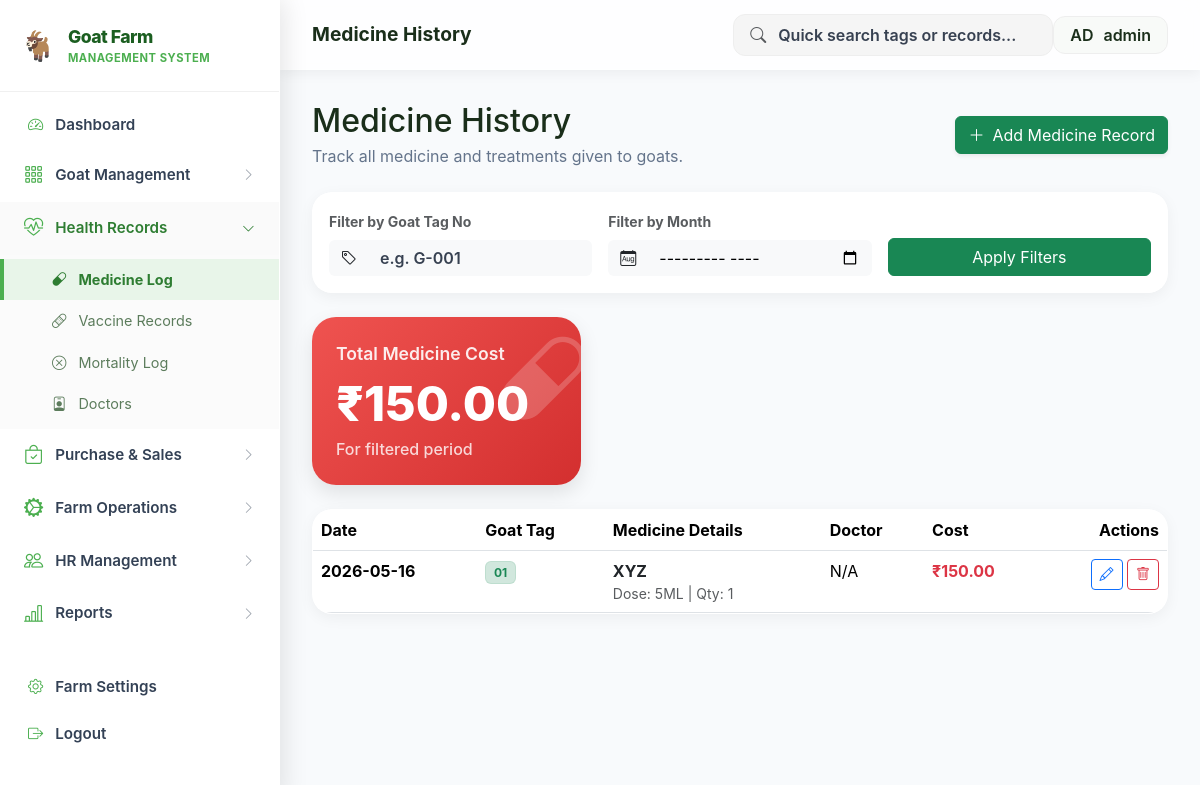
/medicine (signed in), run on an earlier commit of the app's database.
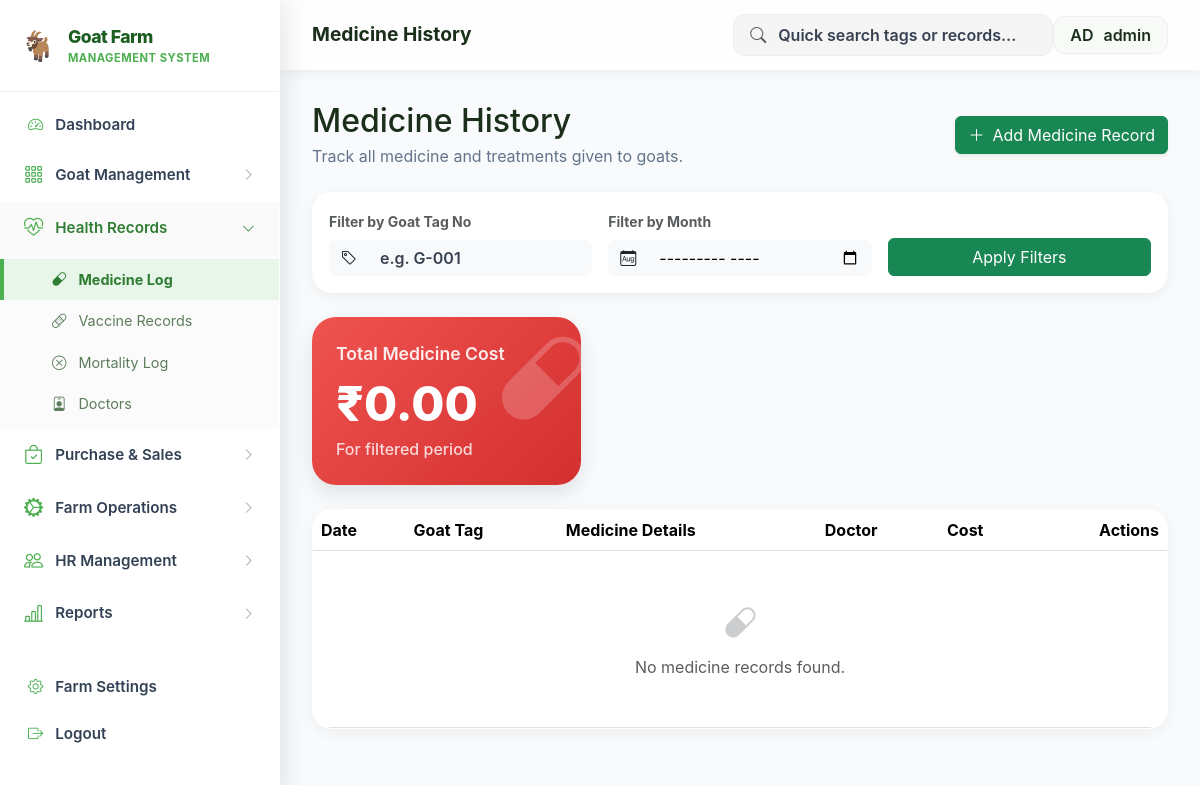
And on a later commit of the database.
### tables this page shows
CREATE TABLE medicine_history (
                id INTEGER PRIMARY KEY AUTOINCREMENT,
                tag_no TEXT NOT NULL,
                doctor_name TEXT,
                consultation_date DATE NOT NULL,
                medicine_name TEXT NOT NULL,
                dose TEXT,
                quantity TEXT,
                cost REAL NOT NULL,
                notes TEXT
            );

### Project_goatfarm.py (the view)
@app.route('/medicine')
def medicine():
    db = get_db()
    tag_search = request.args.get('tag_no', '')
    month_filter = request.args.get('month', '') # Format: YYYY-MM
    q = 'SELECT * FROM medicine_history WHERE 1=1'
    p = []
    if tag_search:
        q += ' AND tag_no LIKE ?'
        p.append(f"%{tag_search}%")
    if month_filter:
        q += ' AND strftime("%Y-%m", consultation_date) = ?'
        p.append(month_filter)
    q += ' ORDER BY consultation_date DESC'
    records = db.execute(q, p).fetchall()
    total_cost = sum(r['cost'] for r in records)
    return render_template('medicine.html', records=records, total_cost=total_cost, month_filter=month_filter, tag_search=tag_search)

### Project_goatfarm.py (called while the page is built)
def get_db():
    conn = sqlite3.connect(DB_FILE)
    conn.row_factory = sqlite3.Row
    return conn

@app.before_request
def require_login():
    allowed_routes = ['login', 'static', 'register', 'verify_otp', 'goats', 'goat_detail']
    if request.endpoint not in allowed_routes and 'user_id' not in session:
        return redirect(url_for('login'))

### templates/medicine.html (shortened to what the changed rows need)
{% extends 'layout.html' %}
{% block content %}
<div class="page-header mb-4 d-flex justify-content-between align-items-center">
    <div>
        <h2 class="fw-800 text-dark mb-1">Medicine History</h2>
    </div>
</div>
<div class="row mb-4">
    <div class="col-md-4">
        <div class="stat-card expense" style="background: linear-gradient(135deg, #ef5350, #d32f2f);">
            <i class="bi bi-capsule stat-icon"></i>
            <div class="stat-label">Total Medicine Cost</div>
            <div class="stat-value">₹{{ "%.2f"|format(total_cost) }}</div>
            <div class="stat-sub">For filtered period</div>
        </div>
    </div>
</div>
<div class="card border-0 overflow-hidden">
    <div class="table-responsive">
        <table class="table mb-0">
            <thead>
                <tr>
                    <th>Date</th>
                    <th>Goat Tag</th>
                    <th>Medicine Details</th>
                    <th>Doctor</th>
                    <th>Cost</th>
                    <th class="text-end">Actions</th>
                </tr>
            </thead>
            <tbody>
                {% for record in records %}
                <tr>
                    <td>
                        <span class="fw-bold">{{ record.consultation_date }}</span>
                    </td>
                    <td><span class="badge bg-success-subtle text-success border border-success border-opacity-10">{{ record.tag_no }}</span></td>
                    <td>
                        <div class="fw-bold text-dark">{{ record.medicine_name }}</div>
                        <div class="small text-muted">Dose: {{ record.dose }} | Qty: {{ record.quantity }}</div>
                    </td>
                    <td>{{ record.doctor_name or 'N/A' }}</td>
                    <td class="fw-bold text-danger">₹{{ "%.2f"|format(record.cost) }}</td>
                    <td class="text-end">
                        <a href="{{ url_for('medicine_edit', id=record.id) }}" class="btn btn-sm btn-outline-primary"><i class="bi bi-pencil"></i></a>
                        <form action="{{ url_for('medicine_delete', id=record.id) }}" method="POST" class="d-inline" onsubmit="return confirm('Delete this record?');">
                            <button type="submit" class="btn btn-sm btn-outline-danger"><i class="bi bi-trash"></i></button>
                        </form>
                    </td>
                </tr>
                {% else %}
                <tr>
                    <td colspan="6" class="text-center py-5 text-muted">
                        <i class="bi bi-capsule d-block mb-2" style="font-size: 2rem; opacity: 0.3;"></i>
                        No medicine records found.
                    </td>
                </tr>
                {% endfor %}
            </tbody>
        </table>
    </div>
</div>
{% endblock %}

What changed in the data, as far as the page shows it:
removed medicine_history: consultation_date "2026-05-16", tag_no "01", medicine_name "XYZ", dose "5ML", quantity "1", doctor_name "N/A", cost "150.00"
Also different on the page:
{{ "%.2f"|format(total_cost) }}: "150.00" → "0.00"
text now shown: "No medicine records found."
